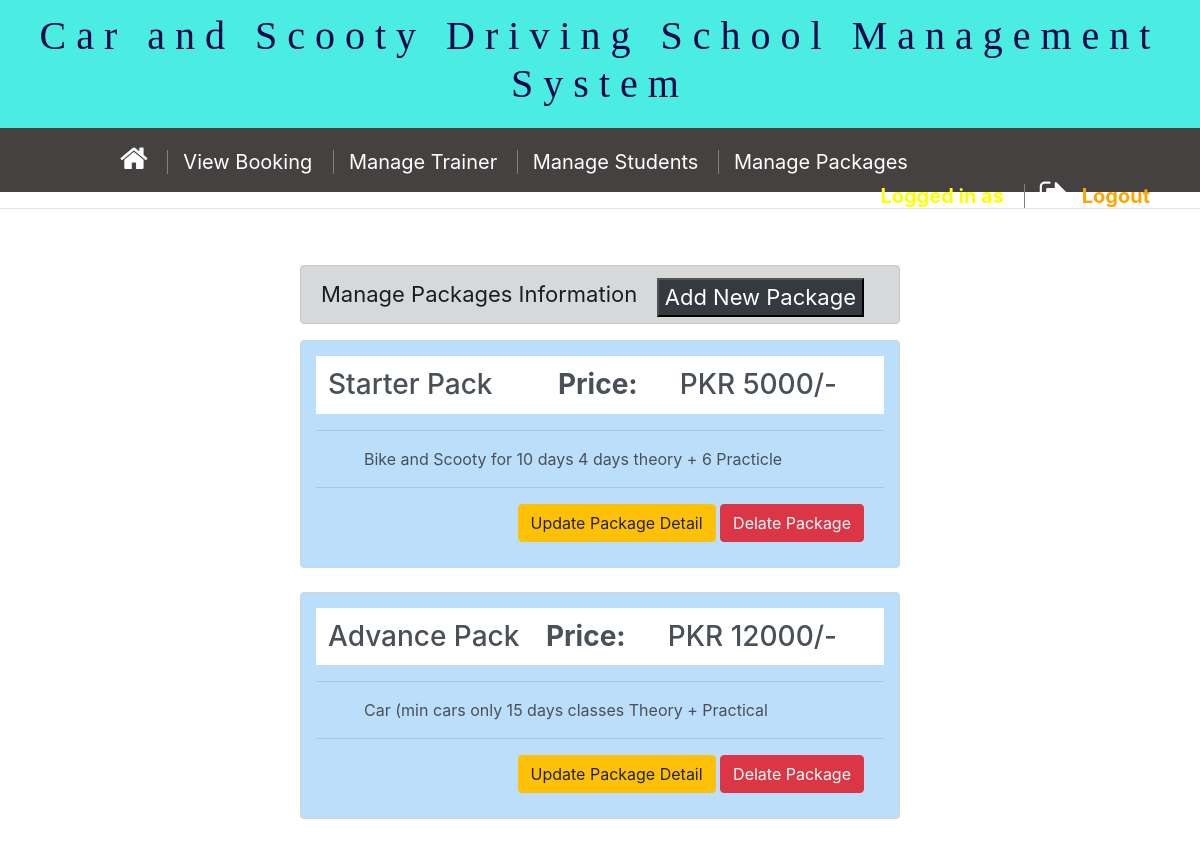
/adminUI/managepackages.php, run on the app's committed database.
### tables this page shows
CREATE TABLE `packagestable` (
  `pid` int(11) NOT NULL,
  `p_name` char(100) NOT NULL,
  `p_charges` float NOT NULL,
  `p_detail` varchar(350) NOT NULL,
  `pstatus` char(25) NOT NULL DEFAULT 'Active'
);

### db/admin/dbviewpackages.php (the view, shortened to what this page needs)
<?php
include "connection.php";
$query = "SELECT * from packagestable";
$result = mysqli_query($conn, $query);
if ($result->num_rows > 0) {
    while ($row = mysqli_fetch_assoc($result)) {
        $packageid = $row['pid'];
        $packagename = $row['p_name'];
        $packagefee = $row['p_charges'];
        $packagedetail = $row['p_detail'];
        echo '
        <div style="height:auto; padding: 15px; background:#BBDEFB;" class="form-control">
        <h3 style="background:#FFFFFF; padding:12px;">' . $packagename . '
         <span style="float:right; margin-right:20px;"> <b>Price: </b> &emsp; PKR ' . $packagefee . '/- &nbsp; </span>
         </h3><hr>
        <span >&emsp;&emsp;&emsp;' . $packagedetail . ' </span><br><hr> ';
        echo "<div style='float:right; margin-right:20px;'>
        <a href='updatepackages.php?updatepackageid=" . $packageid . "'><button type='button' class='btn btn-warning' >Update Package Detail</button></a>
        <a href='../db/admin/dbdeletepackage.php?deletepackageid=" . $packageid . "'><button type='button' class='btn btn-danger'>Delate Package</button></a>
        </div><br><br>
        </div><br>
        ";
    };
}
else{
    echo " No Package Information Available at this time";
}

### data on the page
packagestable: p_name "Starter Pack", p_charges "5000", p_detail "Bike and Scooty for 10 days 4 days theory + 6 Practicle"
packagestable: p_name "Advance Pack", p_charges "12000", p_detail "Car (min cars only 15 days classes Theory + Practical"
